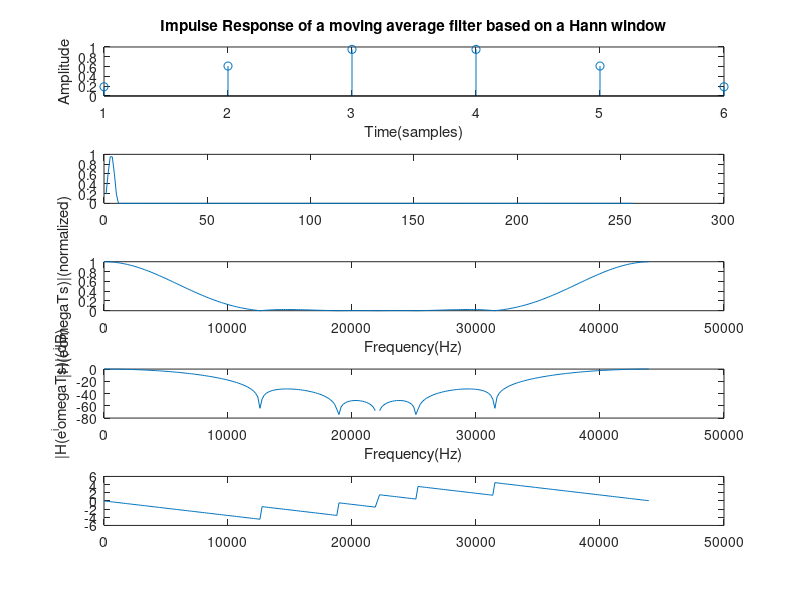

MATLAB code to generate this figure:
clear all, close all, clc;
Fs = 44100;
Ts = 1.0 / Fs;
filtN = 6;
k = 1:filtN;
h = 0.5 * (1 - cos(2*pi*k/(filtN + 1)));
NFFT = 2^8;
h_padded = [h,zeros(1,NFFT - filtN)];
H = fft(h_padded);
H = H./(max(abs(H)));
fAxis = 0:Fs/length(h_padded):Fs - 1;
figure;
subplot(5,1,1);
stem(h);
title('Impulse Response of a moving average filter based on a Hann window');
xlabel('Time(samples)');
ylabel('Amplitude');

subplot(5,1,2);
title('Impulse Response of a moving average filter based on a Hann window(zero-padded)');
xlabel('Time (samples)');
ylabel('Amplitude');
plot(h_padded);

subplot(5,1,3);
title('Magnitude of Frequency Response H');
plot(fAxis, abs(H));
xlabel('Frequency(Hz)');
ylabel('|H(e^iomegaTs)|(normalized)');

subplot(5,1,4);
title('Magnitude of H in dB');
plot(fAxis, 20 * log10(abs(H)));
xlabel('Frequency(Hz)');
ylabel('|H(e^iomegaTs)|(dB)');

subplot(5,1,5);
title('Frequency response of the above filter (unwrapped phase)');
xlabel('Frequency(Hz)');
ylabel('Phase of H(e^iomegaTs)(radians)');
plot(fAxis, unwrap(angle(H)));